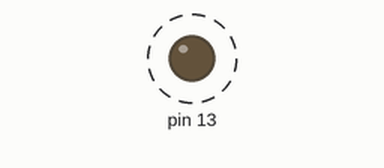
A sketch run on a simulated Arduino Uno, built with avr-gcc and run on an emulated ATmega328P. Parts: output pins drawn as LEDs (lit = HIGH). Dashed ring = blinking.

Above: at 0.4 s.
Timing chart, 0 to 4.6 s (numbered marks = the images above):
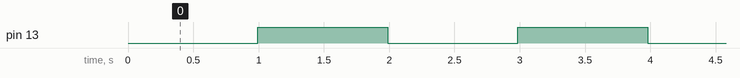

Measured:
- by itself, pin 13: alternates HIGH for 1.0 s and LOW for 1.0 s

The sketch:

LEDBlinkRegister.ino
```cpp
#include <avr/io.h>


int count = 0;


void setup() {
  // put your setup code here, to run once:
  Serial.begin(9600);
  DDRB |= (1<<DDB5); // Pin 9 direction output

  //Timer2 register A = normal operation
  TCCR2A &=~(1<<WGM20);
  TCCR2A &=~(1<<WGM21);
  TCCR2A &=~(1<<COM2B0);
  TCCR2A &=~(1<<COM2B1);
  TCCR2A &=~(1<<COM2A0);
  TCCR2A &=~(1<<COM2A1);


  // Prescaler for 256
  TCCR2B &= ~(1<<CS20);
  TCCR2B |= (1<<CS21);
  TCCR2B |= (1<<CS22);


}

void loop() {
  // put your main code here, to run repeatedly:
  //Register size = 256
  // CLK = 62500 Hz
  //Timer pertick = 1/CLK = 0.016ms
  // from 0 to 255 = 256 * 0.016ms = 4.096ms
  //to turn on and off every 250 ms, you do 250/4.096 = 61ish


  if(TCNT2 >= 255) {
    count++;
    TCNT2 =0;

    if(count >= 244) {
      PORTB ^=(1<<PORTB5); //XOR the pin = HIGH OR LOW (TOGGLE)
      count =0;
    }
  }


}
```
